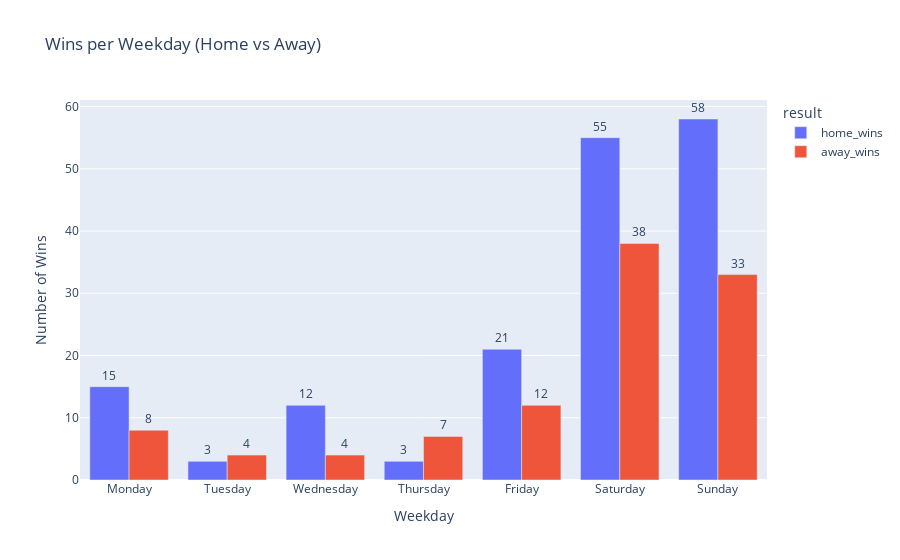

Notebook cell for this chart:
### Markdown cell above
Se calcula cuántas victorias en casa y fuera de casa ocurren en cada día de la semana.
Luego se genera un gráfico de barras agrupadas para comparar la distribución de victorias según el día y la condición (local o visitante).

### Code cell
df_fixtures['weekday'] = pd.to_datetime(df_fixtures['fixture.date']).dt.day_name()
home_w = df_fixtures[df_fixtures['teams.home.winner'] == True].groupby('weekday').size()
away_w = df_fixtures[df_fixtures['teams.away.winner'] == True].groupby('weekday').size()
win_df = pd.concat([home_w, away_w], axis=1).fillna(0)
win_df.columns = ['home_wins', 'away_wins']

win_df = win_df.reset_index().melt(id_vars='weekday', var_name='result', value_name='wins')



fig = px.bar(
    win_df, x='weekday', y='wins', color='result', barmode='group',
    category_orders={'weekday': ['Monday','Tuesday','Wednesday','Thursday','Friday','Saturday','Sunday']},
    title="Wins per Weekday (Home vs Away)",
    text='wins'  
)

fig.update_traces(textposition='outside') 

fig.update_layout(
    uniformtext_minsize=8,
    uniformtext_mode='hide',
    yaxis_title="Number of Wins",
    xaxis_title="Weekday"
)

fig.show()

### Figure 1 — Plotly figure (JSON) as saved in the notebook; plotly's stock layout.template omitted (floating-point values rounded to 4 significant figures)
{"data": [{"alignmentgroup": "True", "hovertemplate": "result=home_wins<br>weekday=%{x}<br>wins=%{text}<extra></extra>", "legendgroup": "home_wins", "marker": {"color": "#636efa", "pattern": {"shape": ""}}, "name": "home_wins", "offsetgroup": "home_wins", "orientation": "v", "showlegend": true, "text": [21.0, 15.0, 55.0, 58.0, 3.0, 3.0, 12.0], "textposition": "outside", "type": "bar", "x": ["Friday", "Monday", "Saturday", "Sunday", "Thursday", "Tuesday", "Wednesday"], "xaxis": "x", "y": [21, 15, 55, 58, 3, 3, 12], "yaxis": "y"}, {"alignmentgroup": "True", "hovertemplate": "result=away_wins<br>weekday=%{x}<br>wins=%{text}<extra></extra>", "legendgroup": "away_wins", "marker": {"color": "#EF553B", "pattern": {"shape": ""}}, "name": "away_wins", "offsetgroup": "away_wins", "orientation": "v", "showlegend": true, "text": [12.0, 8.0, 38.0, 33.0, 7.0, 4.0, 4.0], "textposition": "outside", "type": "bar", "x": ["Friday", "Monday", "Saturday", "Sunday", "Thursday", "Tuesday", "Wednesday"], "xaxis": "x", "y": [12, 8, 38, 33, 7, 4, 4], "yaxis": "y"}], "layout": {"barmode": "group", "legend": {"title": {"text": "result"}, "tracegroupgap": 0}, "title": {"text": "Wins per Weekday (Home vs Away)"}, "uniformtext": {"minsize": 8, "mode": "hide"}, "xaxis": {"anchor": "y", "categoryarray": ["Monday", "Tuesday", "Wednesday", "Thursday", "Friday", "Saturday", "Sunday"], "categoryorder": "array", "domain": [0, 1], "title": {"text": "Weekday"}}, "yaxis": {"anchor": "x", "domain": [0, 1], "title": {"text": "Number of Wins"}}}}
